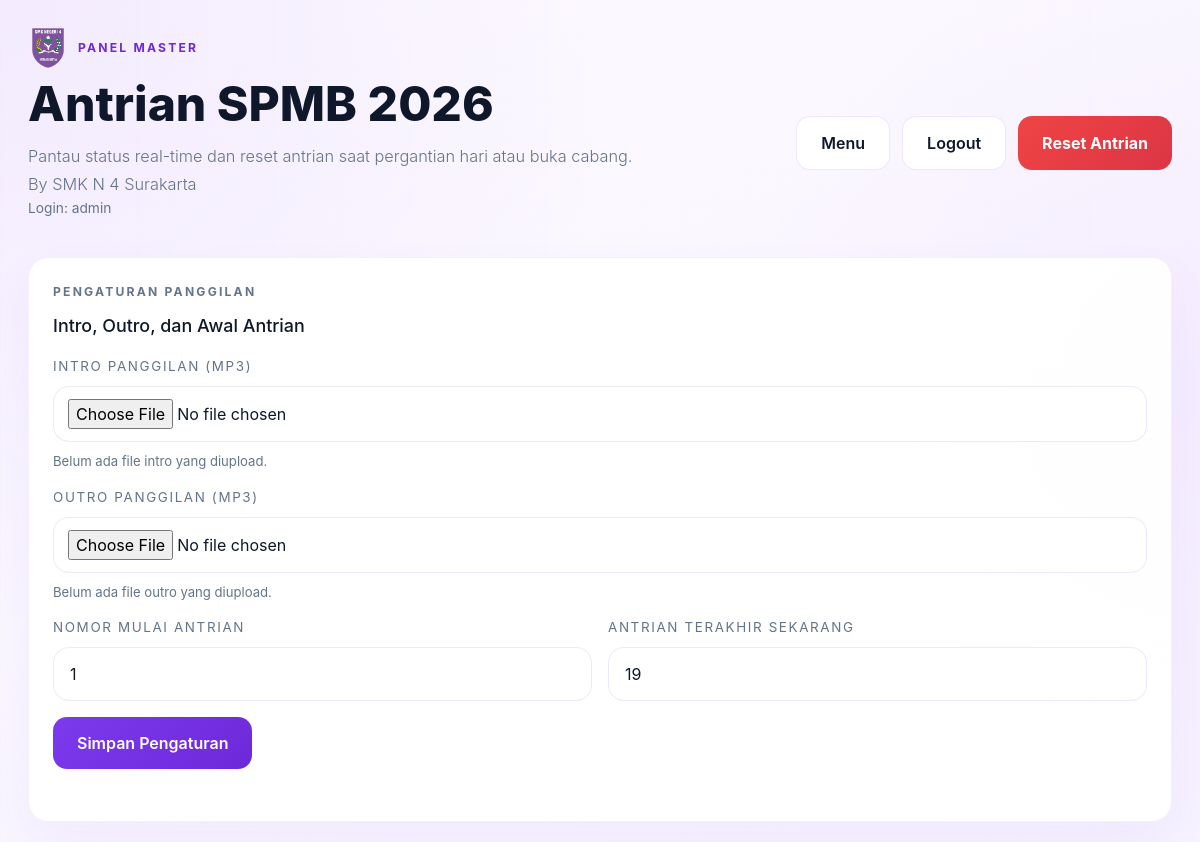
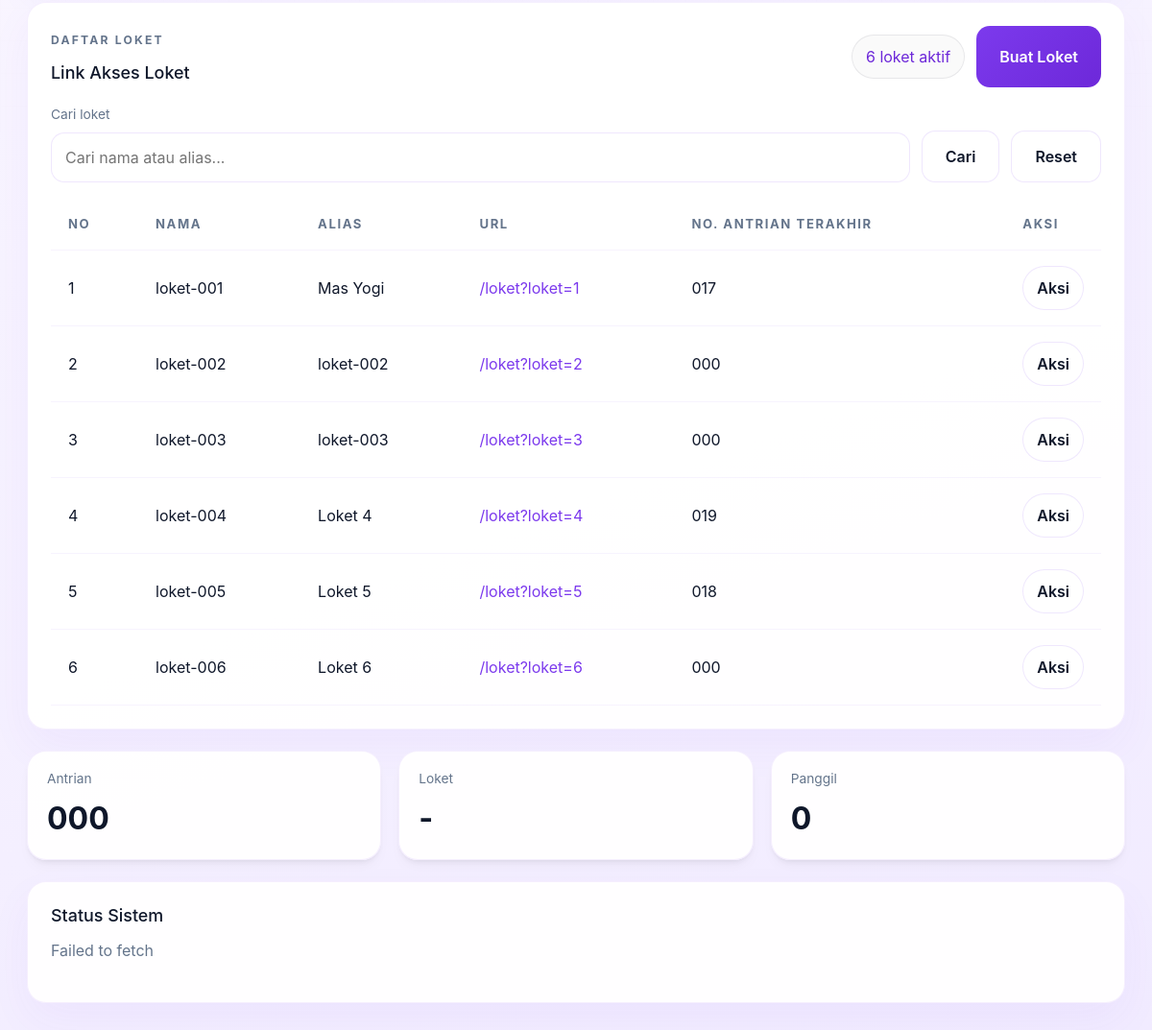
The page /admin (signed in) on the database its author committed (2 pictures, top to bottom).
### tables this page shows
CREATE TABLE state (
            id INTEGER PRIMARY KEY CHECK (id = 1),
            antrian INTEGER NOT NULL DEFAULT 0,
            loket INTEGER NOT NULL DEFAULT 0,
            panggil INTEGER NOT NULL DEFAULT 0
        );

CREATE TABLE users (
                id INTEGER PRIMARY KEY AUTOINCREMENT,
                username TEXT NOT NULL UNIQUE,
                password_hash TEXT NOT NULL,
                role TEXT NOT NULL CHECK (role IN ("admin", "loket")),
                created_at TEXT NOT NULL
            , alias TEXT NOT NULL DEFAULT "", loket_number INTEGER NOT NULL DEFAULT 0);

### views/admin.php (the view, shortened to what the rows shown need)
<?php
require __DIR__ . '/../auth/helpers.php';
$csrfToken = antrian_csrf_token();
$searchQuery = (string) ($_GET['q'] ?? '');
$state = antrian_state();
$loketAccounts = antrian_loket_accounts();
$loketLastCalls = antrian_loket_last_calls();
$loketLastCallsByLoket = [];
foreach ($loketLastCalls as $lastCall) {
    $loketLastCallsByLoket[(int) $lastCall['loket']] = $lastCall;
}
$loketRows = [];
foreach ($loketAccounts as $loketAccount) {
    $loketNumber = (int) ($loketAccount['loket_number'] ?? 0);
    $lastCall = $loketLastCallsByLoket[$loketNumber] ?? ['antrian' => 0];
    $loketRows[] = [
        'no' => $loketNumber,
        'nama' => $loketAccount['username'],
        'alias' => $loketAccount['alias'] ?: antrian_generate_loket_alias($loketNumber),
        'url' => '/loket?loket=' . $loketNumber,
        'antrian_terakhir' => antrian_format_number((int) $lastCall['antrian']),
        'role' => $loketAccount['role'],
        'id' => (int) $loketAccount['id'],
    ];
}
$loketRows = array_values(array_filter($loketRows, static function (array $row) use ($searchQuery): bool {
    if ($searchQuery === '') {
        return true;
    }
    $needle = strtolower(trim($searchQuery));
    return str_contains(strtolower($row['nama']), $needle) || str_contains(strtolower($row['alias']), $needle);
}));
?><!DOCTYPE html>
<html lang="id">
<head>
        <link href="/assets/vendor/bootstrap/bootstrap.min.css" rel="stylesheet">
    <link rel="stylesheet" href="/assets/css/style.css">
</head>
<body class="app-shell app-admin" data-role="admin" data-status-url="/api/status.php?peek=1" data-reset-url="/api/reset.php" data-csrf-token="<?= htmlspecialchars($csrfToken, ENT_QUOTES, 'UTF-8') ?>">
    <main class="page page-admin">
        <section class="admin-header">
            <div>
                <h1>Antrian SPMB 2026</h1>
            </div>
        </section>
        <section class="panel-card loket-list-card">
            <div class="section-headline">
                <div>
                    <h2>Intro, Outro, dan Awal Antrian</h2>
                </div>
            </div>
            <form class="announcement-settings" method="post" action="/admin" enctype="multipart/form-data">
                <label class="settings-field">
                    <span>Antrian terakhir sekarang</span>
                    <input type="number" name="current_queue" min="0" value="<?= (int) $state['antrian'] ?>">
                </label>
            </form>
        </section>
        <section class="panel-card loket-list-card">
            <div class="section-headline">
                <div>
                    <h2>Link Akses Loket</h2>
                </div>
            </div>
            <div class="table-wrap">
                <table class="loket-table">
                    <thead>
                        <tr>
                            <th>No</th>
                            <th>Nama</th>
                            <th>Alias</th>
                            <th>URL</th>
                            <th>No. antrian terakhir</th>
                            <th>Aksi</th>
                        </tr>
                    </thead>
                    <tbody>
                        <?php if ($loketRows): ?>
                            <?php foreach ($loketRows as $row): ?>
                                <tr>
                                    <td><?= (int) $row['no'] ?></td>
                                    <td><?= htmlspecialchars($row['nama'], ENT_QUOTES, 'UTF-8') ?></td>
                                    <td><?= htmlspecialchars($row['alias'], ENT_QUOTES, 'UTF-8') ?></td>
                                    <td>
                                        <a class="loket-url-link" href="<?= htmlspecialchars($row['url'], ENT_QUOTES, 'UTF-8') ?>">
                                            <?= htmlspecialchars($row['url'], ENT_QUOTES, 'UTF-8') ?>
                                        </a>
                                    </td>
                                    <td><?= htmlspecialchars($row['antrian_terakhir'], ENT_QUOTES, 'UTF-8') ?></td>
                                    <td>
                                        <?php if ($row['role'] === 'loket'): ?>
                                            <details class="row-action-dropdown">
                                                <summary class="row-action-toggle">Aksi</summary>
                                            </details>
                                        <?php else: ?>
                                            <div class="loket-locked">Akun admin terkunci dari penghapusan dan edit nama via panel ini.</div>
                                        <?php endif; ?>
                                    </td>
                                </tr>
                            <?php endforeach; ?>
                        <?php else: ?>
                            <tr>
                                <td colspan="6" class="empty-table">Belum ada loket yang terdaftar.</td>
                            </tr>
                        <?php endif; ?>
                    </tbody>
                </table>
            </div>
        </section>
        <section class="panel-card admin-log">
            <h2>Status Sistem</h2>
        </section>
    </main>
</body>
</html>

### rows shown on the page
state: current_queue "19"
users: loket_number "1", username "loket-001", alias "Mas Yogi", url "/loket?loket=1", antrian_terakhir "017"
users: loket_number "2", username "loket-002", alias "loket-002", url "/loket?loket=2", antrian_terakhir "000"
users: loket_number "3", username "loket-003", alias "loket-003", url "/loket?loket=3", antrian_terakhir "000"
users: loket_number "4", username "loket-004", alias "Loket 4", url "/loket?loket=4", antrian_terakhir "019"
users: loket_number "5", username "loket-005", alias "Loket 5", url "/loket?loket=5", antrian_terakhir "018"
users: loket_number "6", username "loket-006", alias "Loket 6", url "/loket?loket=6", antrian_terakhir "000"

### other values the page prints
$currentUser['username'] "admin"
count($loketRows) "6"
